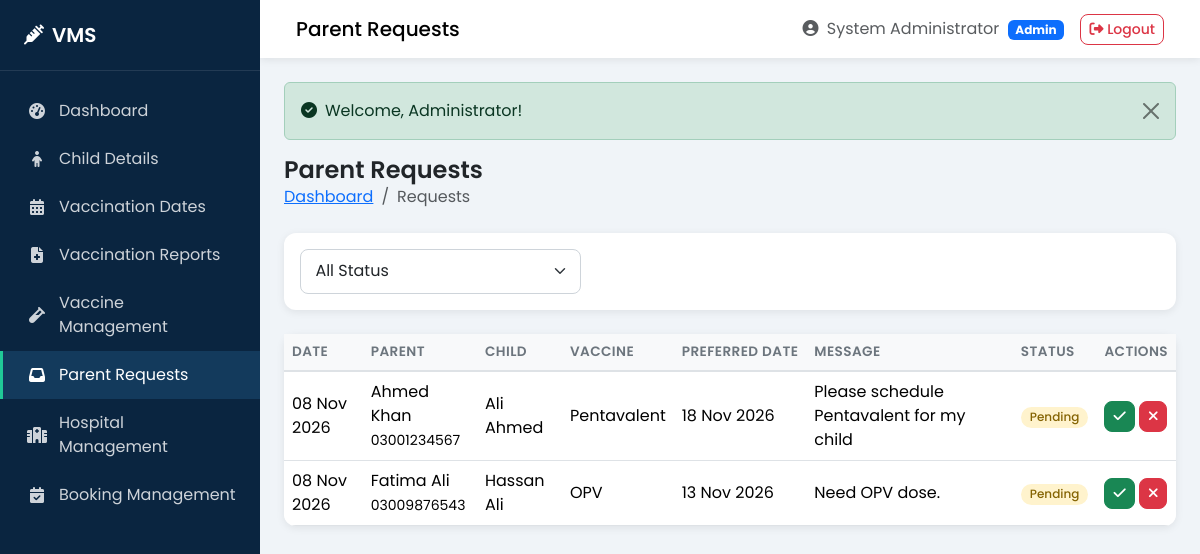
The app's page /admin/requests.php (signed in) with its own data.
### tables this page shows
CREATE TABLE `vaccination_requests` (
  `id` int(11) NOT NULL AUTO_INCREMENT,
  `parent_id` int(11) NOT NULL,
  `child_id` int(11) NOT NULL,
  `vaccine_id` int(11) NOT NULL,
  `hospital_id` int(11) DEFAULT NULL,
  `preferred_date` date DEFAULT NULL,
  `message` text DEFAULT NULL,
  `status` enum('pending','approved','rejected') NOT NULL DEFAULT 'pending',
  `admin_response` text DEFAULT NULL,
  `created_at` timestamp NOT NULL DEFAULT CURRENT_TIMESTAMP,
  `updated_at` timestamp NOT NULL DEFAULT CURRENT_TIMESTAMP ON UPDATE CURRENT_TIMESTAMP,
  PRIMARY KEY (`id`),
  KEY `parent_id` (`parent_id`),
  KEY `child_id` (`child_id`),
  KEY `vaccine_id` (`vaccine_id`),
  KEY `hospital_id` (`hospital_id`),
  CONSTRAINT `vaccination_requests_ibfk_1` FOREIGN KEY (`parent_id`) REFERENCES `parents` (`id`) ON DELETE CASCADE ON UPDATE CASCADE,
  CONSTRAINT `vaccination_requests_ibfk_2` FOREIGN KEY (`child_id`) REFERENCES `children` (`id`) ON DELETE CASCADE ON UPDATE CASCADE,
  CONSTRAINT `vaccination_requests_ibfk_3` FOREIGN KEY (`vaccine_id`) REFERENCES `vaccines` (`id`) ON DELETE CASCADE ON UPDATE CASCADE,
  CONSTRAINT `vaccination_requests_ibfk_4` FOREIGN KEY (`hospital_id`) REFERENCES `hospitals` (`id`) ON DELETE SET NULL ON UPDATE CASCADE
);

CREATE TABLE `parents` (
  `id` int(11) NOT NULL AUTO_INCREMENT,
  `full_name` varchar(100) NOT NULL,
  `email` varchar(100) NOT NULL,
  `phone` varchar(15) NOT NULL,
  `cnic` varchar(15) DEFAULT NULL,
  `password` varchar(255) NOT NULL,
  `address` text DEFAULT NULL,
  `city` varchar(50) DEFAULT NULL,
  `status` enum('active','inactive') NOT NULL DEFAULT 'active',
  `reset_token` varchar(100) DEFAULT NULL,
  `reset_expires` datetime DEFAULT NULL,
  `created_at` timestamp NOT NULL DEFAULT CURRENT_TIMESTAMP,
  `updated_at` timestamp NOT NULL DEFAULT CURRENT_TIMESTAMP ON UPDATE CURRENT_TIMESTAMP,
  PRIMARY KEY (`id`),
  UNIQUE KEY `email` (`email`),
  UNIQUE KEY `cnic` (`cnic`)
);

CREATE TABLE `children` (
  `id` int(11) NOT NULL AUTO_INCREMENT,
  `parent_id` int(11) NOT NULL,
  `full_name` varchar(100) NOT NULL,
  `date_of_birth` date NOT NULL,
  `gender` enum('male','female','other') NOT NULL,
  `blood_group` varchar(5) DEFAULT NULL,
  `cnic` varchar(15) DEFAULT NULL,
  `birth_certificate_no` varchar(50) DEFAULT NULL,
  `status` enum('active','inactive') NOT NULL DEFAULT 'active',
  `created_at` timestamp NOT NULL DEFAULT CURRENT_TIMESTAMP,
  `updated_at` timestamp NOT NULL DEFAULT CURRENT_TIMESTAMP ON UPDATE CURRENT_TIMESTAMP,
  PRIMARY KEY (`id`),
  KEY `parent_id` (`parent_id`),
  CONSTRAINT `children_ibfk_1` FOREIGN KEY (`parent_id`) REFERENCES `parents` (`id`) ON DELETE CASCADE ON UPDATE CASCADE
);

CREATE TABLE `vaccines` (
  `id` int(11) NOT NULL AUTO_INCREMENT,
  `name` varchar(100) NOT NULL,
  `description` text DEFAULT NULL,
  `recommended_age` varchar(50) DEFAULT NULL,
  `doses_required` int(11) NOT NULL DEFAULT 1,
  `interval_days` int(11) DEFAULT 0,
  `availability` enum('available','unavailable') NOT NULL DEFAULT 'available',
  `status` enum('active','inactive') NOT NULL DEFAULT 'active',
  `created_at` timestamp NOT NULL DEFAULT CURRENT_TIMESTAMP,
  `updated_at` timestamp NOT NULL DEFAULT CURRENT_TIMESTAMP ON UPDATE CURRENT_TIMESTAMP,
  PRIMARY KEY (`id`)
);

### config/config.php (called while the page is built, shortened)
<?php
function url($path = '') {
    return BASE_URL . '/' . ltrim($path, '/');
}
function e($string) {
    return htmlspecialchars($string ?? '', ENT_QUOTES, 'UTF-8');
}

### admin/requests.php (the view, shortened to what this page needs)
<?php
require_once __DIR__ . '/../config/db.php';
$where = "1=1";
$sql = "SELECT vr.*, c.full_name AS child_name, p.full_name AS parent_name, p.phone AS parent_phone,
               v.name AS vaccine_name, h.hospital_name
        FROM vaccination_requests vr
        JOIN children c ON vr.child_id = c.id
        JOIN parents p ON vr.parent_id = p.id
        JOIN vaccines v ON vr.vaccine_id = v.id
        LEFT JOIN hospitals h ON vr.hospital_id = h.id
        WHERE $where
        ORDER BY vr.created_at DESC";
$stmt = mysqli_prepare($conn, $sql);
mysqli_stmt_execute($stmt);
$result = mysqli_stmt_get_result($stmt);
$requests = [];
while ($r = mysqli_fetch_assoc($result)) $requests[] = $r;
include __DIR__ . '/../includes/header.php';
?>
<div class="page-header">
    <div>
        <h1>Parent Requests</h1>
        <nav aria-label="breadcrumb">
            <ol class="breadcrumb">
                <li class="breadcrumb-item"><a href="<?php echo url('admin/dashboard.php'); ?>">Dashboard</a></li>
                <li class="breadcrumb-item active">Requests</li>
            </ol>
        </nav>
    </div>
</div>
<div class="card mb-4">
    <div class="card-body">
        <form method="GET" class="row g-2">
            <div class="col-md-4">
                <select name="status" class="form-select" onchange="this.form.submit()">
                    <option value="">All Status</option>
                </select>
            </div>
        </form>
    </div>
</div>
<div class="card">
    <div class="table-responsive">
        <table class="table table-hover mb-0">
            <thead>
                <tr>
                    <th>Date</th>
                    <th>Parent</th>
                    <th>Child</th>
                    <th>Vaccine</th>
                    <th>Preferred Date</th>
                    <th>Message</th>
                    <th>Status</th>
                    <th>Actions</th>
                </tr>
            </thead>
            <tbody>
                <?php if (empty($requests)): ?>
                    <tr><td colspan="8" class="text-center text-muted py-4">No requests found</td></tr>
                <?php else: foreach ($requests as $r): ?>
                    <tr>
                        <td><?php echo date('d M Y', strtotime($r['created_at'])); ?></td>
                        <td><?php echo e($r['parent_name']); ?><br><small><?php echo e($r['parent_phone']); ?></small></td>
                        <td><?php echo e($r['child_name']); ?></td>
                        <td><?php echo e($r['vaccine_name']); ?></td>
                        <td><?php echo $r['preferred_date'] ? date('d M Y', strtotime($r['preferred_date'])) : 'N/A'; ?></td>
                        <td><?php echo e(substr($r['message'] ?? '', 0, 40)); ?></td>
                        <td><span class="badge badge-status badge-<?php echo e($r['status']); ?>"><?php echo ucfirst(e($r['status'])); ?></span></td>
                        <td>
                            <?php if ($r['status'] === 'pending'): ?>
                                <button class="btn btn-sm btn-success" data-bs-toggle="modal" data-bs-target="#actionModal" onclick="setAction(<?php echo $r['id']; ?>, 'approved')"><i class="fas fa-check"></i></button>
                                <button class="btn btn-sm btn-danger" data-bs-toggle="modal" data-bs-target="#actionModal" onclick="setAction(<?php echo $r['id']; ?>, 'rejected')"><i class="fas fa-times"></i></button>
                            <?php else: ?>
                                <small class="text-muted"><?php echo e($r['admin_response'] ?? ''); ?></small>
                            <?php endif; ?>
                        </td>
                    </tr>
                <?php endforeach; endif; ?>
            </tbody>
        </table>
    </div>
</div>
<?php include __DIR__ . '/../includes/footer.php'; ?>

### assets/css/style.css (style rules this page uses)
:root { --primary: #0d6efd; --primary-dark: #0a58ca; --teal: #20c997; --teal-dark: #199d76; --green: #198754; --danger: #dc3545; --warning: #ffc107; --dark: #212529; --gray: #6c757d; --light: #f8f9fa; --sidebar-width: 260px; --sidebar-bg: #0a2540; --sidebar-hover: #133a5c; --card-shadow: 0 0.125rem 0.5rem rgba(0,0,0,0.08); --card-shadow-hover: 0 0.5rem 1.5rem rgba(0,0,0,0.12); }
* { box-sizing: border-box; }
body { font-family: 'Poppins', sans-serif; background-color: #f0f4f8; color: var(--dark); margin: 0; min-height: 100vh; }
.card { border: none; border-radius: 0.75rem; box-shadow: var(--card-shadow); }
.table { margin-bottom: 0; }
.table thead th { background: #f8f9fa; font-weight: 600; font-size: 0.85rem; text-transform: uppercase; letter-spacing: 0.03em; color: var(--gray); border-bottom: 2px solid #dee2e6; white-space: nowrap; }
.table td { vertical-align: middle; }
.table-responsive { border-radius: 0 0 0.75rem 0.75rem; }
.badge-status { padding: 0.35em 0.75em; border-radius: 50rem; font-weight: 500; font-size: 0.75rem; }
.badge-pending { background: #fff3cd; color: #856404; }
.btn { border-radius: 0.5rem; font-weight: 500; }
.form-control, .form-select { border-radius: 0.5rem; border: 1px solid #ced4da; padding: 0.6rem 0.9rem; }
.page-header { display: flex; flex-wrap: wrap; justify-content: space-between; align-items: center; margin-bottom: 1.5rem; gap: 1rem; }
.page-header h1 { font-size: 1.5rem; font-weight: 600; margin: 0; }
.breadcrumb { margin-bottom: 0; background: transparent; padding: 0; }

### records on screen
vaccination_requests: created_at "08 Nov 2026", parent.full_name "Ahmed Khan", parent.phone "03001234567", child.full_name "Ali Ahmed", vaccine.name "Pentavalent", preferred_date "18 Nov 2026", message "Please schedule Pentavalent for my child", status "Pending"
vaccination_requests: created_at "08 Nov 2026", parent.full_name "Fatima Ali", parent.phone "03009876543", child.full_name "Hassan Ali", vaccine.name "OPV", preferred_date "13 Nov 2026", message "Need OPV dose.", status "Pending"

### other values on screen
$page_title "Parent Requests"
$_SESSION['user_name'] "System Administrator"
$_SESSION['role'] "Admin"
$success "Welcome, Administrator!"
